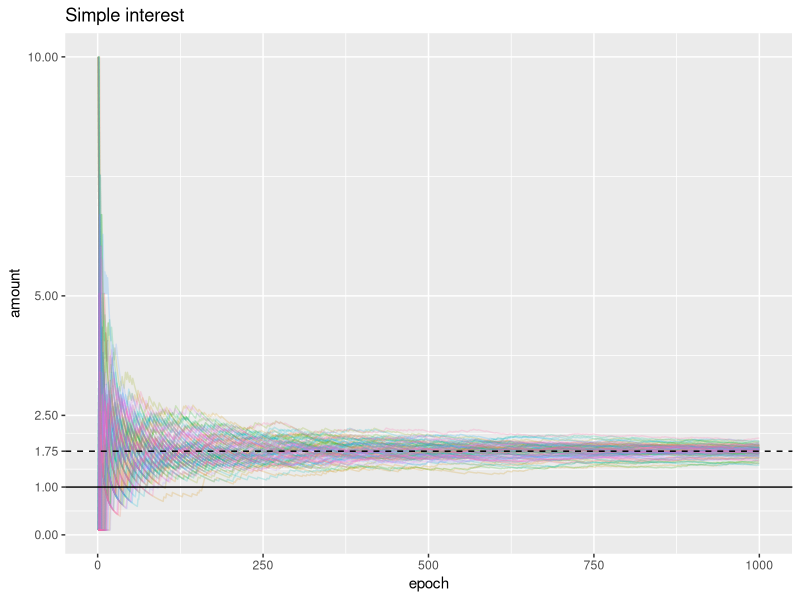
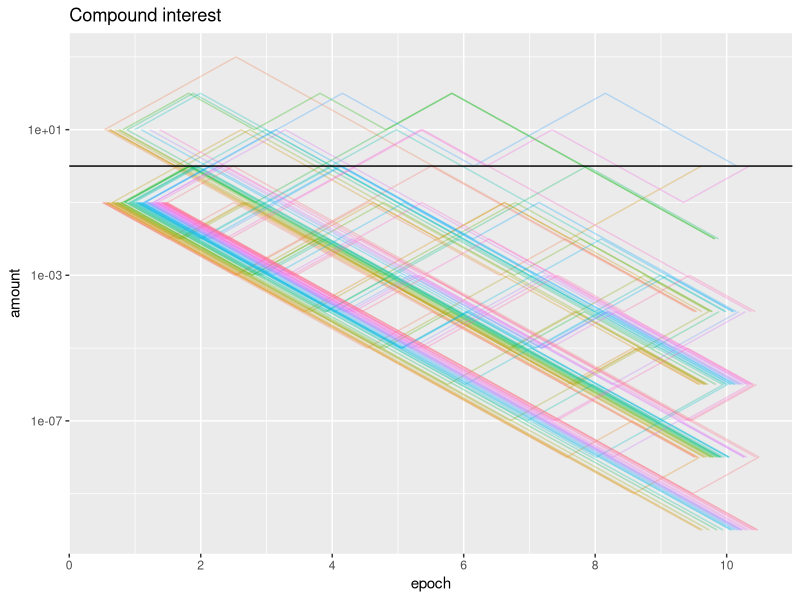
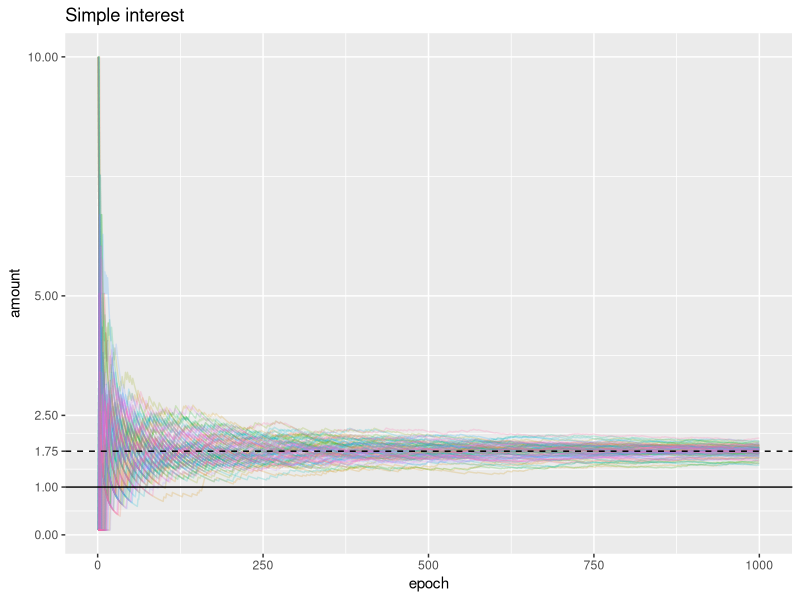
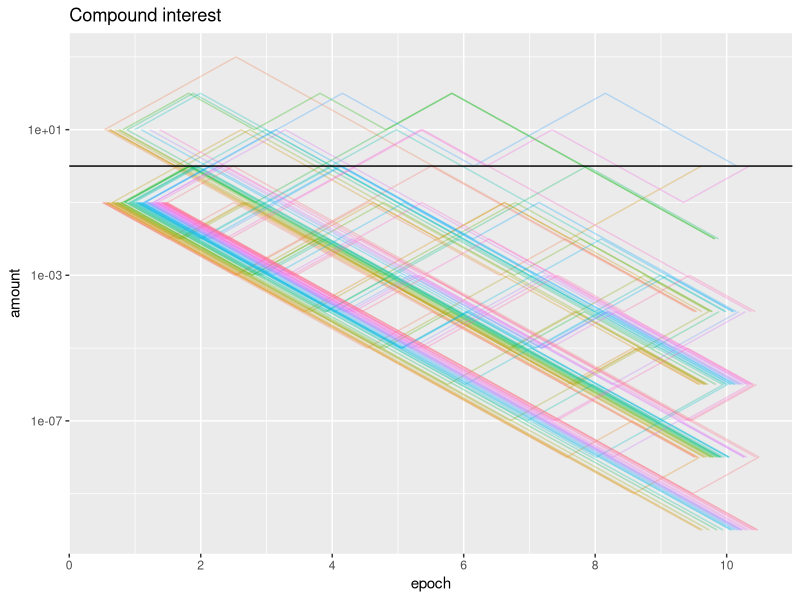

Reproduce these figures in R, in order.
library(ggplot2)
library(ggthemes)

seed <- 123

## 1 for win and others for loss
get_odds <- function(n) {
    ifelse(n == 1, 10.0, 0.1)
}

## Roll a dice n times and return its odds
roll_dice <- function(n) {
    dices <- sample(1:6, n, replace=T)
    sapply(dices, get_odds)
}

## Accumulate under the simple interest
accumulate_simple_interest <- function(odds_list) {
    accum_sum <- 0.0
    count <- 0.0
    values <- c()
    for (odds in odds_list) {
        count <- count + 1.0
        accum_sum <- accum_sum + odds
        values <- cbind(values, accum_sum / count)
    }
    values
}

## Accumulate under the compound interest
accumulate_compound_interest <- function(odds_list) {
    accum_product <- 1.0
    count <- 0.0
    values <- c()
    for (odds in odds_list) {
        count <- count + 1.0
        accum_product <- accum_product * odds
        values <- cbind(values, accum_product)
    }
    values
}

## Simulate
n_epoch_simple <- 1000
n_epoch_compound <- 10
n_amount_breaks <- c(0,1,1.75,2.5,5,10)
n_epoch_breaks <- c(0,2,4,6,8,10)
n_epoch <- max(n_epoch_simple, n_epoch_compound)
n_trial <- 100

for (i in 1:n_trial) {
    odds <- roll_dice(n_epoch)
    v.simple <- accumulate_simple_interest(odds[1:n_epoch_simple])
    v.compound <- accumulate_compound_interest(odds[1:n_epoch_compound])
    df.simple.i <- data.frame('run'=as.factor(rep(i,n_epoch_simple)),'epoch'=1:n_epoch_simple,'amount'=as.vector(v.simple))
    df.compound.i <- data.frame('run'=as.factor(rep(i,n_epoch_compound)),'epoch'=1:n_epoch_compound,'amount'=as.vector(v.compound))
    if (i == 1) {
        df.simple <- df.simple.i
        df.compound <- df.compound.i
    } else {
        df.simple <- rbind(df.simple, df.simple.i)
        df.compound <- rbind(df.compound, df.compound.i)
    }
}

## Draw charts
g <- ggplot(df.simple, aes(x=epoch, y=amount, colour=run))
g <- g + geom_line(alpha=0.2)
g <- g + labs(title="Simple interest") + theme(legend.position="none")
g <- g + geom_hline(yintercept = 1) + scale_y_continuous(breaks=n_amount_breaks)
g <- g + geom_hline(yintercept = 1.75, linetype='dashed')
plot(g)
ggsave(filename='simple.png', g,width = 5, height = 4, dpi = 150, units = "in", device='png')

pd <- position_dodge(1.0)
g <- ggplot(df.compound, aes(x=epoch, y=amount, colour=run))
g <- g + geom_line(position = pd, alpha=0.3) + scale_x_continuous(breaks=n_epoch_breaks)
g <- g + geom_hline(yintercept = 1) + scale_y_log10()
g <- g + labs(title="Compound interest") + theme(legend.position="none")
plot(g)
ggsave(filename='compound.png', g,width = 5, height = 4, dpi = 150, units = "in", device='png')
